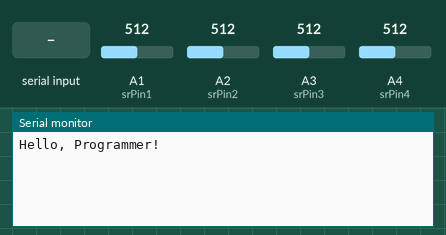
A program run on a simulated Arduino Mega 2560, built with avr-gcc and run on an emulated ATmega2560. Parts: the last lines printed to the serial monitor. Inputs (shaded band) come from the test bench; at power-on: A1 (srPin1) = 512, A2 (srPin2) = 512, A3 (srPin3) = 512, A4 (srPin4) = 512.

Above: at 1.2 s.
1.3 s: "1" received over the second serial link
At 2.1 s:
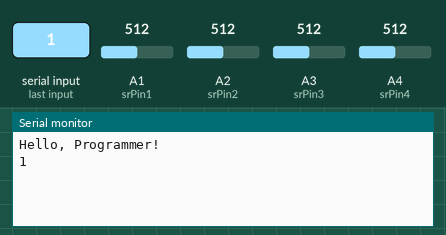
2.8 s: "0" received over the second serial link
At 3.3 s:
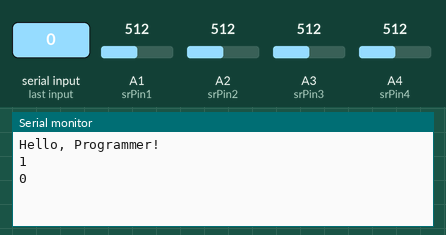

Measured:
- after the input at 1.3 s, the serial monitor: prints a new line at once (image 1)
- after the input at 2.8 s, the serial monitor: prints a new line at once (image 2)

The program:

main.cpp
```cpp
#include <Arduino.h>
#include <SoftwareSerial.h>

/* SoftSerial RX Support Pin
 * OK:50,51,52,53,  10, 11, 12, 13, A8, A9, A10, A11, A12, A13, A14, A15
 * NG:14, 15,
 */
#define SSerialRX        10 //2.0 0
#define SSerialTX        18  //2.0 1
#define SSerialTxControl 41  //2.0 2
#define RS485Transmit    HIGH
#define RS485Receive     LOW
#define DebugBaud 9600
/*-------+------------+------------+------------+------
 * baud  | 9600       | 19200      | 115200     |
 * ------+------------+------------+------------+-------
 * 1s    | good(46ms) | good(32ms) | good(50ms) |
 * 0.5s  | good(48ms) | good(47ms) | good(30ms) |
 * 0.1s  | good(60ms) | good(45ms) | good(47ms) |
 * 0.09s | good(60ms) | good(56ms) | good(34ms) |
 * 0.08s | good(63ms) | good(63ms) | good(32ms) |
 * 0.07s | good(60ms) | good(61ms) | good(43ms) |
 * 0.06s | miss(58ms) | miss(60ms) | good(30ms) |
 * 0.05s | miss(59ms) | miss(57ms) | good(29ms) |
 * 0.04s | Unstable   | miss(27ms) | good(29ms) |
 * 0.03s | lost       | Unstable   | Unstable   |
 * 0.02s | lost       | lost       | Unstable   |
 * 0.01s | lost       | lost       | lost       |
 * ------+------------+------------+------------+--------
 */
#define RS485Baud 19200
//SoftwareSerial RS485Serial(SSerialRX, SSerialTX); // RX, TX
#define RS485Serial Serial1
#define DEBUGSerial Serial
String byteReceived;
String byteSend;

int ID_num;
String ID_A;
String ID_B;
String ID_C;
String ID_D;

unsigned long new_time;
unsigned long old_time;
unsigned long msg_time;

byte srPin1 = A1; // s1
byte srPin2 = A2; // s2
byte srPin3 = A3; // s3
byte srPin4 = A4; // s4

int sr1_value_in = 0;
int sr2_value_in = 0;
int sr3_value_in = 0;
int sr4_value_in = 0;

void SendData(int val){
   digitalWrite(SSerialTxControl, RS485Transmit);  // Enable RS485 Transmit
   RS485Serial.println(val);
   RS485Serial.flush();// Wait for everything to be transmitted, before disabling transmitter.
   digitalWrite(SSerialTxControl, RS485Receive);  // Disable RS485 Transmit
}

void serialEvent(){

   String str;
   while(RS485Serial.available()){

      str = RS485Serial.readString();
      delayMicroseconds(10);
      if(str.equals(ID_A)){
         SendData(sr1_value_in);
      }else if(str.equals(ID_B)){
         SendData(sr2_value_in);
      }else if(str.equals(ID_C)){
         SendData(sr3_value_in);
      }else if(str.equals(ID_D)){
         SendData(sr4_value_in);
      }
      DEBUGSerial.println(str);

   }
}

void setup(){
   DEBUGSerial.begin(DebugBaud);
   while (!DEBUGSerial) {;/* wait for Serial port connected.*/}
   DEBUGSerial.println("Hello, Programmer!");

   pinMode(SSerialTxControl, OUTPUT);
   digitalWrite(SSerialTxControl, RS485Transmit); // Init Transceiver
   RS485Serial.setTimeout(1);                     // Start the software serial port, to another device
   RS485Serial.begin(RS485Baud);                      // set the data rate
   while(!RS485Serial) {;/* wait Serial prot connected. */}
   RS485Serial.println("Hello, I am Echo. ");
   RS485Serial.println("Tell me what you need. ");
   RS485Serial.flush();                           // Wait for everything to be transmitted, before disabling transmitter.
   digitalWrite(SSerialTxControl, RS485Receive);  // Disable RS485 Transmit

   pinMode(srPin1,INPUT);
   digitalWrite(srPin1,HIGH);
   pinMode(srPin2,INPUT);
   digitalWrite(srPin2,HIGH);
   pinMode(srPin3,INPUT);
   digitalWrite(srPin3,HIGH);
   pinMode(srPin4,INPUT);
   digitalWrite(srPin4,HIGH);
   ID_num=1;
   ID_A="#"+String(ID_num);
   ID_B="#"+String(ID_num+1);
   ID_C="#"+String(ID_num+2);
   ID_D="#"+String(ID_num+3);
}

void loop(){
   sr1_value_in=analogRead(srPin1);
   sr2_value_in=analogRead(srPin2);
   sr3_value_in=analogRead(srPin3);
   sr4_value_in=analogRead(srPin4);
   serialEvent();

}
```
